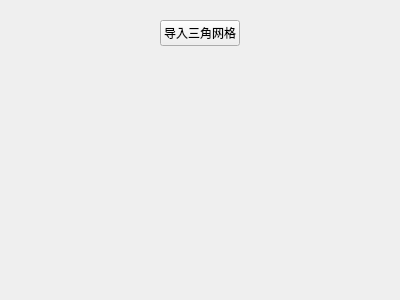
<?xml version="1.0" encoding="UTF-8"?>
<ui version="4.0">
 <class>OffsetPath_SurfaceMesh</class>
 <widget class="QWidget" name="OffsetPath_SurfaceMesh">
  <property name="geometry">
   <rect>
    <x>0</x>
    <y>0</y>
    <width>400</width>
    <height>300</height>
   </rect>
  </property>
  <property name="windowTitle">
   <string>Form</string>
  </property>
  <layout class="QHBoxLayout" name="horizontalLayout">
   <item>
    <spacer name="horizontalSpacer">
     <property name="orientation">
      <enum>Qt::Horizontal</enum>
     </property>
     <property name="sizeHint" stdset="0">
      <size>
       <width>40</width>
       <height>20</height>
      </size>
     </property>
    </spacer>
   </item>
   <item>
    <widget class="QWidget" name="widget" native="true">
     <layout class="QVBoxLayout" name="verticalLayout">
      <item>
       <widget class="QPushButton" name="pushButton_ImportTriMesh">
        <property name="text">
         <string>导入三角网格</string>
        </property>
       </widget>
      </item>
      <item>
       <spacer name="verticalSpacer">
        <property name="orientation">
         <enum>Qt::Vertical</enum>
        </property>
        <property name="sizeHint" stdset="0">
         <size>
          <width>20</width>
          <height>40</height>
         </size>
        </property>
       </spacer>
      </item>
     </layout>
    </widget>
   </item>
   <item>
    <spacer name="horizontalSpacer_2">
     <property name="orientation">
      <enum>Qt::Horizontal</enum>
     </property>
     <property name="sizeHint" stdset="0">
      <size>
       <width>40</width>
       <height>20</height>
      </size>
     </property>
    </spacer>
   </item>
  </layout>
 </widget>
 <resources/>
 <connections/>
</ui>
